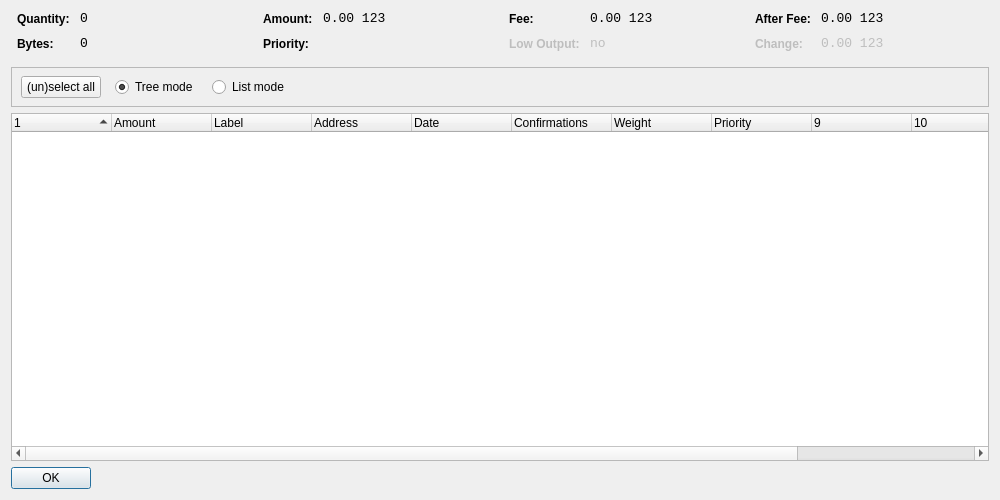
<?xml version="1.0" encoding="UTF-8"?>
<ui version="4.0">
 <class>CoinControlDialog</class>
 <widget class="QWidget" name="CoinControlDialog">
  <property name="geometry">
   <rect>
    <x>0</x>
    <y>0</y>
    <width>1000</width>
    <height>500</height>
   </rect>
  </property>
  <property name="windowTitle">
   <string>Coin Control</string>
  </property>
  <layout class="QVBoxLayout" name="verticalLayout">
   <item>
    <layout class="QHBoxLayout" name="horizontalLayoutTop" stretch="0,0,0,0">
     <property name="topMargin">
      <number>0</number>
     </property>
     <property name="bottomMargin">
      <number>10</number>
     </property>
     <item>
      <layout class="QFormLayout" name="formLayoutCoinControl1">
       <property name="horizontalSpacing">
        <number>10</number>
       </property>
       <property name="verticalSpacing">
        <number>10</number>
       </property>
       <property name="leftMargin">
        <number>6</number>
       </property>
       <property name="rightMargin">
        <number>6</number>
       </property>
       <item row="0" column="0">
        <widget class="QLabel" name="labelCoinControlQuantityText">
         <property name="styleSheet">
          <string notr="true">font-weight:bold;</string>
         </property>
         <property name="text">
          <string>Quantity:</string>
         </property>
        </widget>
       </item>
       <item row="0" column="1">
        <widget class="QLabel" name="labelCoinControlQuantity">
         <property name="font">
          <font>
           <family>Monospace</family>
           <pointsize>10</pointsize>
          </font>
         </property>
         <property name="cursor">
          <cursorShape>IBeamCursor</cursorShape>
         </property>
         <property name="contextMenuPolicy">
          <enum>Qt::ActionsContextMenu</enum>
         </property>
         <property name="text">
          <string notr="true">0</string>
         </property>
         <property name="textInteractionFlags">
          <set>Qt::LinksAccessibleByMouse|Qt::TextSelectableByKeyboard|Qt::TextSelectableByMouse</set>
         </property>
        </widget>
       </item>
       <item row="1" column="0">
        <widget class="QLabel" name="labelCoinControlBytesText">
         <property name="styleSheet">
          <string notr="true">font-weight:bold;</string>
         </property>
         <property name="text">
          <string>Bytes:</string>
         </property>
        </widget>
       </item>
       <item row="1" column="1">
        <widget class="QLabel" name="labelCoinControlBytes">
         <property name="font">
          <font>
           <family>Monospace</family>
           <pointsize>10</pointsize>
          </font>
         </property>
         <property name="cursor">
          <cursorShape>IBeamCursor</cursorShape>
         </property>
         <property name="contextMenuPolicy">
          <enum>Qt::ActionsContextMenu</enum>
         </property>
         <property name="text">
          <string notr="true">0</string>
         </property>
         <property name="textInteractionFlags">
          <set>Qt::LinksAccessibleByMouse|Qt::TextSelectableByKeyboard|Qt::TextSelectableByMouse</set>
         </property>
        </widget>
       </item>
      </layout>
     </item>
     <item>
      <layout class="QFormLayout" name="formLayoutCoinControl2">
       <property name="horizontalSpacing">
        <number>10</number>
       </property>
       <property name="verticalSpacing">
        <number>10</number>
       </property>
       <property name="leftMargin">
        <number>6</number>
       </property>
       <property name="rightMargin">
        <number>6</number>
       </property>
       <item row="0" column="0">
        <widget class="QLabel" name="labelCoinControlAmountText">
         <property name="styleSheet">
          <string notr="true">font-weight:bold;</string>
         </property>
         <property name="text">
          <string>Amount:</string>
         </property>
        </widget>
       </item>
       <item row="0" column="1">
        <widget class="QLabel" name="labelCoinControlAmount">
         <property name="font">
          <font>
           <family>Monospace</family>
           <pointsize>10</pointsize>
          </font>
         </property>
         <property name="cursor">
          <cursorShape>IBeamCursor</cursorShape>
         </property>
         <property name="contextMenuPolicy">
          <enum>Qt::ActionsContextMenu</enum>
         </property>
         <property name="text">
          <string notr="true">0.00 123</string>
         </property>
         <property name="textInteractionFlags">
          <set>Qt::LinksAccessibleByMouse|Qt::TextSelectableByKeyboard|Qt::TextSelectableByMouse</set>
         </property>
        </widget>
       </item>
       <item row="1" column="0">
        <widget class="QLabel" name="labelCoinControlPriorityText">
         <property name="styleSheet">
          <string notr="true">font-weight:bold;</string>
         </property>
         <property name="text">
          <string>Priority:</string>
         </property>
        </widget>
       </item>
       <item row="1" column="1">
        <widget class="QLabel" name="labelCoinControlPriority">
         <property name="font">
          <font>
           <family>Monospace</family>
           <pointsize>10</pointsize>
          </font>
         </property>
         <property name="cursor">
          <cursorShape>IBeamCursor</cursorShape>
         </property>
         <property name="contextMenuPolicy">
          <enum>Qt::ActionsContextMenu</enum>
         </property>
         <property name="text">
          <string/>
         </property>
         <property name="textInteractionFlags">
          <set>Qt::LinksAccessibleByMouse|Qt::TextSelectableByKeyboard|Qt::TextSelectableByMouse</set>
         </property>
        </widget>
       </item>
      </layout>
     </item>
     <item>
      <layout class="QFormLayout" name="formLayoutCoinControl3">
       <property name="horizontalSpacing">
        <number>10</number>
       </property>
       <property name="verticalSpacing">
        <number>10</number>
       </property>
       <property name="leftMargin">
        <number>6</number>
       </property>
       <property name="rightMargin">
        <number>6</number>
       </property>
       <item row="0" column="0">
        <widget class="QLabel" name="labelCoinControlFeeText">
         <property name="styleSheet">
          <string notr="true">font-weight:bold;</string>
         </property>
         <property name="text">
          <string>Fee:</string>
         </property>
        </widget>
       </item>
       <item row="0" column="1">
        <widget class="QLabel" name="labelCoinControlFee">
         <property name="font">
          <font>
           <family>Monospace</family>
           <pointsize>10</pointsize>
          </font>
         </property>
         <property name="cursor">
          <cursorShape>IBeamCursor</cursorShape>
         </property>
         <property name="contextMenuPolicy">
          <enum>Qt::ActionsContextMenu</enum>
         </property>
         <property name="text">
          <string notr="true">0.00 123</string>
         </property>
         <property name="textInteractionFlags">
          <set>Qt::LinksAccessibleByMouse|Qt::TextSelectableByKeyboard|Qt::TextSelectableByMouse</set>
         </property>
        </widget>
       </item>
       <item row="1" column="0">
        <widget class="QLabel" name="labelCoinControlLowOutputText">
         <property name="enabled">
          <bool>false</bool>
         </property>
         <property name="styleSheet">
          <string notr="true">font-weight:bold;</string>
         </property>
         <property name="text">
          <string>Low Output:</string>
         </property>
        </widget>
       </item>
       <item row="1" column="1">
        <widget class="QLabel" name="labelCoinControlLowOutput">
         <property name="enabled">
          <bool>false</bool>
         </property>
         <property name="font">
          <font>
           <family>Monospace</family>
           <pointsize>10</pointsize>
          </font>
         </property>
         <property name="cursor">
          <cursorShape>IBeamCursor</cursorShape>
         </property>
         <property name="contextMenuPolicy">
          <enum>Qt::ActionsContextMenu</enum>
         </property>
         <property name="text">
          <string>no</string>
         </property>
         <property name="textInteractionFlags">
          <set>Qt::LinksAccessibleByMouse|Qt::TextSelectableByKeyboard|Qt::TextSelectableByMouse</set>
         </property>
        </widget>
       </item>
      </layout>
     </item>
     <item>
      <layout class="QFormLayout" name="formLayoutCoinControl4">
       <property name="horizontalSpacing">
        <number>10</number>
       </property>
       <property name="verticalSpacing">
        <number>10</number>
       </property>
       <property name="leftMargin">
        <number>6</number>
       </property>
       <property name="rightMargin">
        <number>6</number>
       </property>
       <item row="0" column="0">
        <widget class="QLabel" name="labelCoinControlAfterFeeText">
         <property name="styleSheet">
          <string notr="true">font-weight:bold;</string>
         </property>
         <property name="text">
          <string>After Fee:</string>
         </property>
        </widget>
       </item>
       <item row="0" column="1">
        <widget class="QLabel" name="labelCoinControlAfterFee">
         <property name="font">
          <font>
           <family>Monospace</family>
           <pointsize>10</pointsize>
          </font>
         </property>
         <property name="cursor">
          <cursorShape>IBeamCursor</cursorShape>
         </property>
         <property name="contextMenuPolicy">
          <enum>Qt::ActionsContextMenu</enum>
         </property>
         <property name="text">
          <string notr="true">0.00 123</string>
         </property>
         <property name="textInteractionFlags">
          <set>Qt::LinksAccessibleByMouse|Qt::TextSelectableByKeyboard|Qt::TextSelectableByMouse</set>
         </property>
        </widget>
       </item>
       <item row="1" column="0">
        <widget class="QLabel" name="labelCoinControlChangeText">
         <property name="enabled">
          <bool>false</bool>
         </property>
         <property name="styleSheet">
          <string notr="true">font-weight:bold;</string>
         </property>
         <property name="text">
          <string>Change:</string>
         </property>
        </widget>
       </item>
       <item row="1" column="1">
        <widget class="QLabel" name="labelCoinControlChange">
         <property name="enabled">
          <bool>false</bool>
         </property>
         <property name="font">
          <font>
           <family>Monospace</family>
           <pointsize>10</pointsize>
          </font>
         </property>
         <property name="cursor">
          <cursorShape>IBeamCursor</cursorShape>
         </property>
         <property name="contextMenuPolicy">
          <enum>Qt::ActionsContextMenu</enum>
         </property>
         <property name="text">
          <string notr="true">0.00 123</string>
         </property>
         <property name="textInteractionFlags">
          <set>Qt::LinksAccessibleByMouse|Qt::TextSelectableByKeyboard|Qt::TextSelectableByMouse</set>
         </property>
        </widget>
       </item>
      </layout>
     </item>
    </layout>
   </item>
   <item>
    <widget class="QFrame" name="frame">
     <property name="minimumSize">
      <size>
       <width>0</width>
       <height>40</height>
      </size>
     </property>
     <property name="frameShape">
      <enum>QFrame::StyledPanel</enum>
     </property>
     <property name="frameShadow">
      <enum>QFrame::Sunken</enum>
     </property>
     <widget class="QWidget" name="horizontalLayoutWidget">
      <property name="geometry">
       <rect>
        <x>10</x>
        <y>0</y>
        <width>781</width>
        <height>41</height>
       </rect>
      </property>
      <layout class="QHBoxLayout" name="horizontalLayoutPanel" stretch="0,0,0,0">
       <property name="spacing">
        <number>14</number>
       </property>
       <item>
        <widget class="QPushButton" name="pushButtonSelectAll">
         <property name="sizePolicy">
          <sizepolicy hsizetype="Maximum" vsizetype="Fixed">
           <horstretch>0</horstretch>
           <verstretch>0</verstretch>
          </sizepolicy>
         </property>
         <property name="text">
          <string>(un)select all</string>
         </property>
        </widget>
       </item>
       <item>
        <widget class="QRadioButton" name="radioTreeMode">
         <property name="sizePolicy">
          <sizepolicy hsizetype="Maximum" vsizetype="Fixed">
           <horstretch>0</horstretch>
           <verstretch>0</verstretch>
          </sizepolicy>
         </property>
         <property name="text">
          <string>Tree mode</string>
         </property>
         <property name="checked">
          <bool>true</bool>
         </property>
        </widget>
       </item>
       <item>
        <widget class="QRadioButton" name="radioListMode">
         <property name="sizePolicy">
          <sizepolicy hsizetype="Maximum" vsizetype="Fixed">
           <horstretch>0</horstretch>
           <verstretch>0</verstretch>
          </sizepolicy>
         </property>
         <property name="text">
          <string>List mode</string>
         </property>
        </widget>
       </item>
       <item>
        <spacer name="horizontalSpacer">
         <property name="orientation">
          <enum>Qt::Horizontal</enum>
         </property>
         <property name="sizeHint" stdset="0">
          <size>
           <width>40</width>
           <height>20</height>
          </size>
         </property>
        </spacer>
       </item>
      </layout>
     </widget>
    </widget>
   </item>
   <item>
    <widget class="CoinControlTreeWidget" name="treeWidget">
     <property name="contextMenuPolicy">
      <enum>Qt::CustomContextMenu</enum>
     </property>
     <property name="sortingEnabled">
      <bool>false</bool>
     </property>
     <property name="columnCount">
      <number>12</number>
     </property>
     <attribute name="headerShowSortIndicator" stdset="0">
      <bool>true</bool>
     </attribute>
     <attribute name="headerStretchLastSection">
      <bool>false</bool>
     </attribute>
     <column>
      <property name="text">
       <string/>
      </property>
     </column>
     <column>
      <property name="text">
       <string>Amount</string>
      </property>
     </column>
     <column>
      <property name="text">
       <string>Label</string>
      </property>
     </column>
     <column>
      <property name="text">
       <string>Address</string>
      </property>
     </column>
     <column>
      <property name="text">
       <string>Date</string>
      </property>
     </column>
     <column>
      <property name="text">
       <string>Confirmations</string>
      </property>
      <property name="toolTip">
       <string>Confirmed</string>
      </property>
     </column>
     <column>
      <property name="text">
       <string>Weight</string>
      </property>
     </column>
     <column>
      <property name="text">
       <string>Priority</string>
      </property>
     </column>
     <column>
      <property name="text">
       <string/>
      </property>
     </column>
     <column>
      <property name="text">
       <string/>
      </property>
     </column>
     <column>
      <property name="text">
       <string/>
      </property>
     </column>
     <column>
      <property name="text">
       <string/>
      </property>
     </column>
    </widget>
   </item>
   <item>
    <widget class="QDialogButtonBox" name="buttonBox">
     <property name="sizePolicy">
      <sizepolicy hsizetype="Maximum" vsizetype="Fixed">
       <horstretch>0</horstretch>
       <verstretch>0</verstretch>
      </sizepolicy>
     </property>
     <property name="orientation">
      <enum>Qt::Horizontal</enum>
     </property>
     <property name="standardButtons">
      <set>QDialogButtonBox::Ok</set>
     </property>
    </widget>
   </item>
  </layout>
 </widget>
 <customwidgets>
  <customwidget>
   <class>CoinControlTreeWidget</class>
   <extends>QTreeWidget</extends>
   <header>coincontroltreewidget.h</header>
  </customwidget>
 </customwidgets>
 <resources/>
 <connections/>
</ui>
